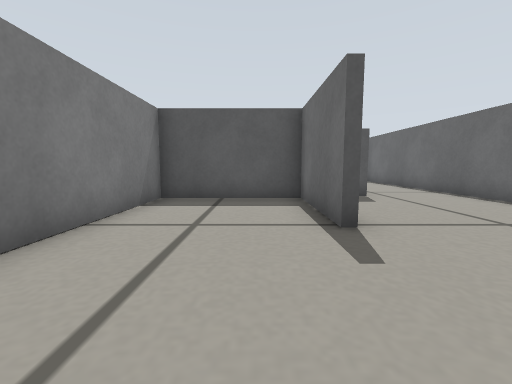
[1] (above)

16 first-person views from a walk through a world built for the Gazebo simulator. The camera is 0.19 m above the floor, tilts 6° down and sees 90° across. The floor is counted in squares, 0.2 m on a side. Each view is taken from the middle of a square. On the plan, view 1 faces up. The plan holds only what a view shows up to about 11 squares ahead; the rest is blank.

[2]
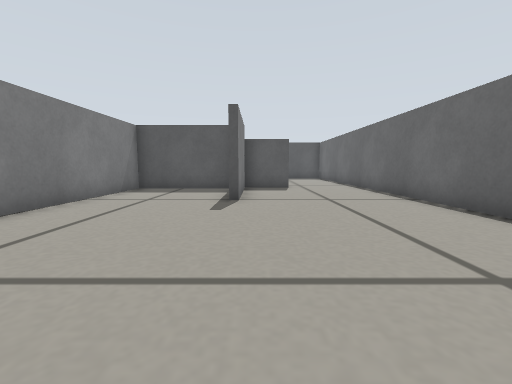

[3]
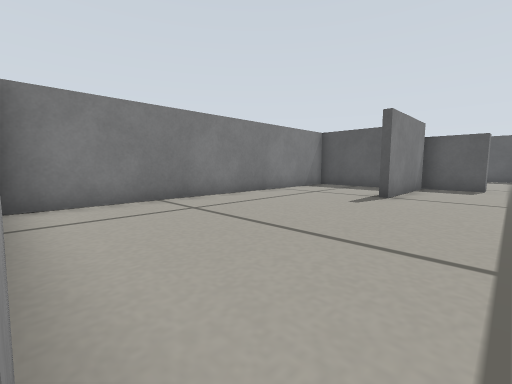

[4]
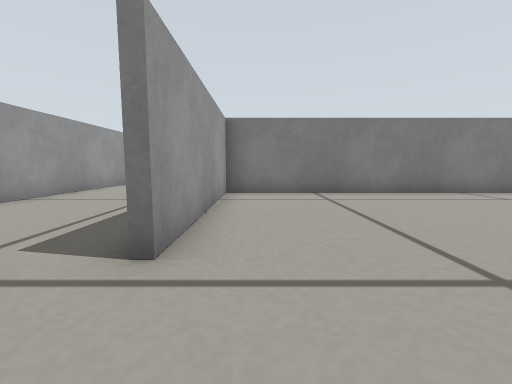

[5]
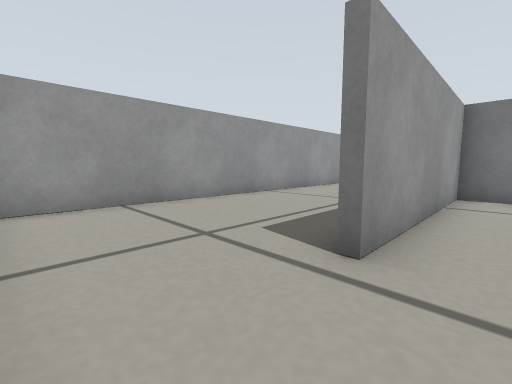

[6]
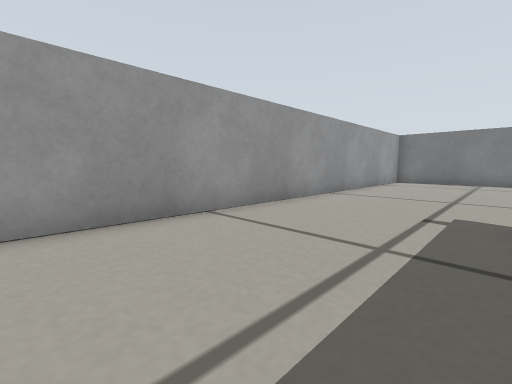

[7]
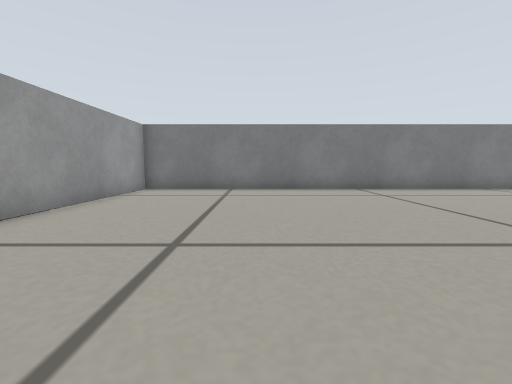

[8]
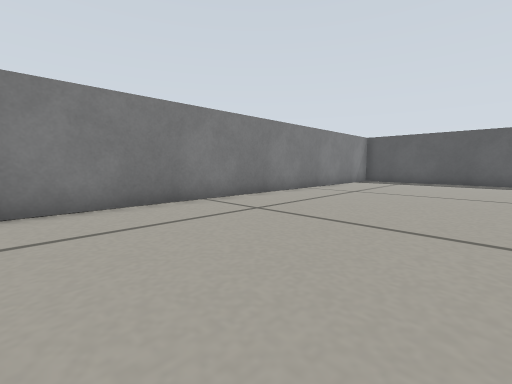

[9]
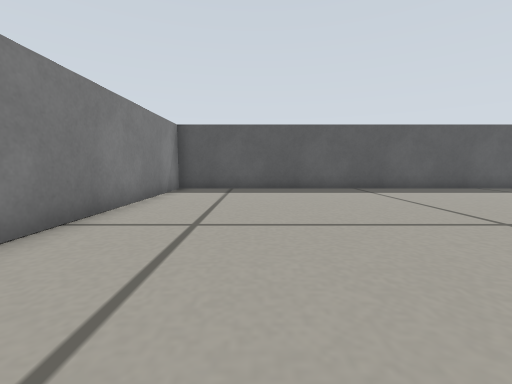

[10]
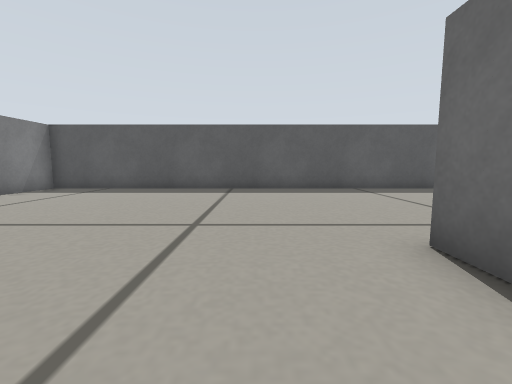

[11]
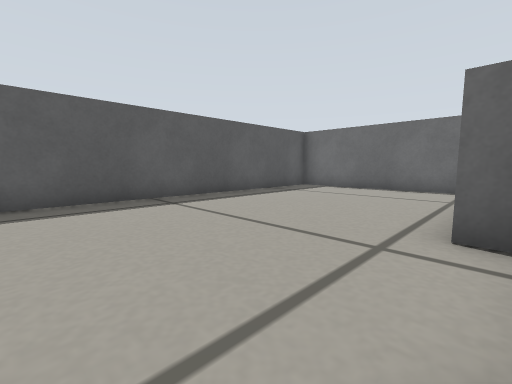

[12]
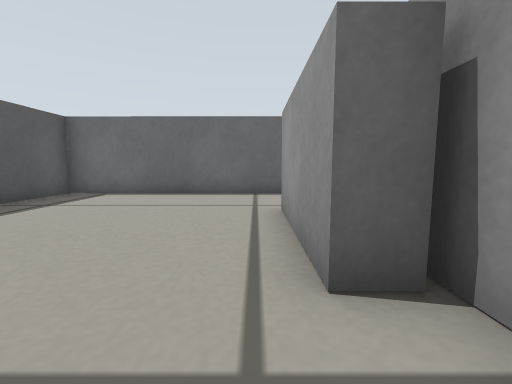

[13]
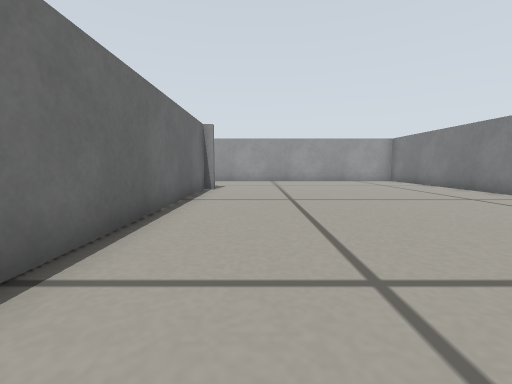

[14]
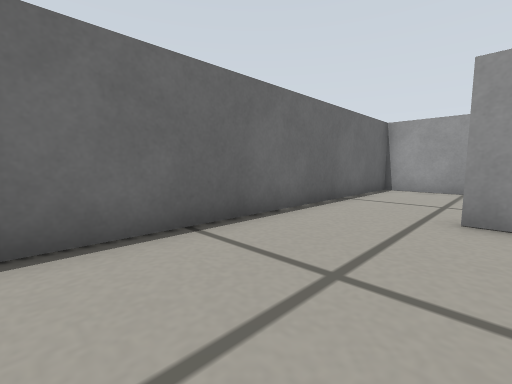

[15]
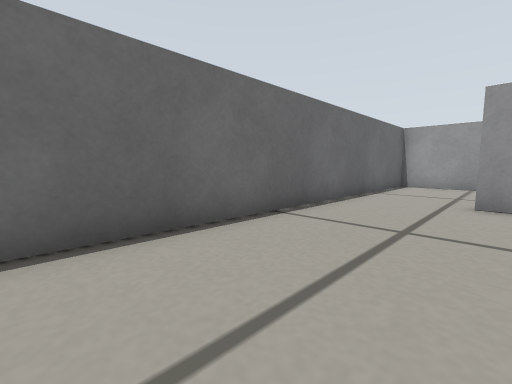

[16]
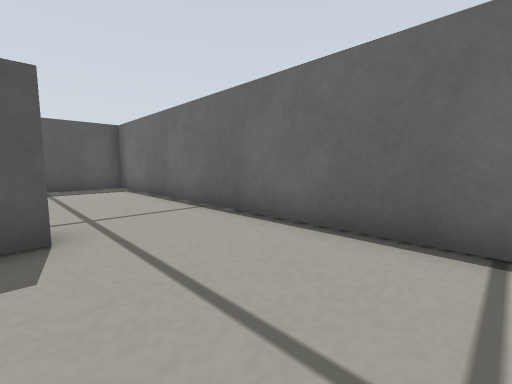

### Floor plan
Points are (right, up) in squares from view 1. A wall is a line through its corners. A room is listed if a view was taken in it or the views show most of it. See-through windows are left out.
Room 1 (views 1, 2, 4, 5, 14, 15, 16)
walls: (1.3, 3.7) (1.3, 7.3) (-2.7, 7.3) (-2.7, -4) (3.6, -4); (3.5, 7.7) (1.5, 7.7) (1.5, 3.7); (6.4, -3.4) (6.5, 7.5)
ways out: opening at (5, -4) to room 2; opening at (5, 8) to room 2
Room 2 (views 3, 6, 7, 8, 9, 10, 11, 12, 13)
walls: (-3, 6.9) (-3, 8); (-0.6, 7.5) (0.1, 7.5); (-0.2, 7.6) (-0.2, 8.5) (3.5, 8.5) (3.5, 7.7); (-3, -4) (-3, 4.1); (6.5, 7.5) (6.5, 15.2) (-13.1, 15.2) (-13.1, -9.4) (6.4, -9.4) (6.4, -3.4)
ways out: opening at (5, -4) to room 1; opening at (5, 8) to room 1

Positions as (right, up) in squares from view 1, and headings:
1: (0, 0), facing up
2: (2, -3), facing up
3: (4, -4), facing up-left
4: (6, -3), facing left
5: (6, -3), facing down-left
6: (2, -5), facing down-left
7: (-3, -5), facing left
8: (-7, 0), facing up-left
9: (-10, 5), facing up
10: (-5, 5), facing up
11: (-4, 8), facing up-right
12: (-2, 9), facing right
13: (-5, 6), facing down
14: (3, 1), facing down-right
15: (3, 3), facing down-right
16: (3, 4), facing up-right
